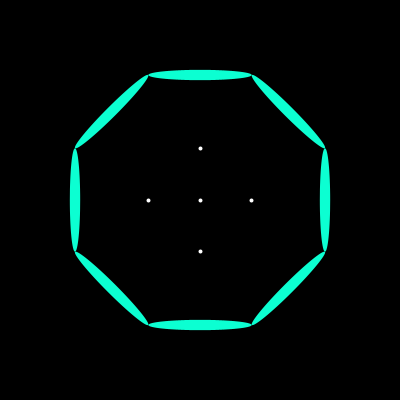
Frame 1 (no input)
Frame 60 (the mouse pressed at the canvas centre just before this capture): identical to frame 1, image omitted
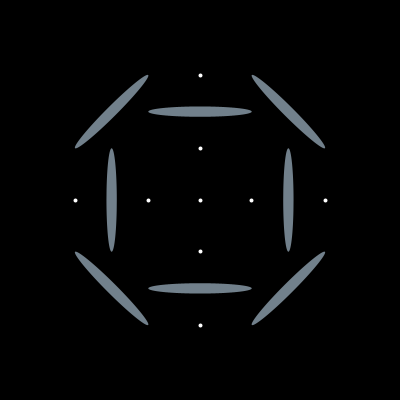
Frame 120 (the mouse held since frame 60 and released just before this capture)

The Processing sketch that drew these frames (run headless with seeded random() and noise(); from frame 60 on, the mouse is pressed at the canvas centre):

// Processing sketch: PentModule
// ── PentModule.pde
int scl = 125;

void setup() {
  size(400, 400);
  background(0);
}

void draw() {
  background(0);
  translate(width/2, height/2);
  strokeWeight(4);
  stroke(255);
  //Origin
  point(0, 0);

  //Inner Square
  point(0, -0.414214*scl);
  point(0, 0.414214*scl);
  point(-0.414214*scl, 0);
  point(0.414214*scl, 0);

  //Outer square
  point(0, -1*scl);
  point(0, 1*scl);
  point(1*scl, 0);
  point(-1*scl, 0);

  pushMatrix();
  rotate(radians(0));
  translate(0, map(mouseX, 0, width, 0, -0.586*scl));
  elline(0, scl*1, 0.828*scl);
  popMatrix();

  pushMatrix();
  rotate(radians(90));
  translate(0, map(mouseX, 0, width, 0, -0.586*scl));
  elline(0, scl*1, 0.828*scl);
  popMatrix();

  pushMatrix();
  rotate(radians(180));
  translate(0, map(mouseX, 0, width, 0, -0.586*scl));
  elline(0, scl*1, 0.828*scl);
  popMatrix();

  pushMatrix();
  rotate(radians(270));
  translate(0, map(mouseX, 0, width, 0, -0.586*scl));
  elline(0, scl*1, 0.828*scl);
  popMatrix();

  //
  pushMatrix();
  rotate(radians(45));
  //translate(0, map(mouseX, 0, width, 0, -0.586*scl));
  elline(0, scl*1, 0.828*scl);
  popMatrix();

  pushMatrix();
  rotate(radians(135));
  //translate(0, map(mouseX, 0, width, 0, -0.586*scl));
  elline(0, scl*1, 0.828*scl);
  popMatrix();
  
  pushMatrix();
  rotate(radians(225));
  //translate(0, map(mouseX, 0, width, 0, -0.586*scl));
  elline(0, scl*1, 0.828*scl);
  popMatrix();
  
  pushMatrix();
  rotate(radians(315));
  //translate(0, map(mouseX, 0, width, 0, -0.586*scl));
  elline(0, scl*1, 0.828*scl);
  popMatrix();
}

void elline(float x, float y, float r) {
  pushMatrix();
  noStroke();
  fill(lerpColor(#0CFFD2, #D60043, map(mouseX,0,width,0,1)));
  translate(x, y);
  ellipse(0, 0, r, r*0.1);
  popMatrix();
}
